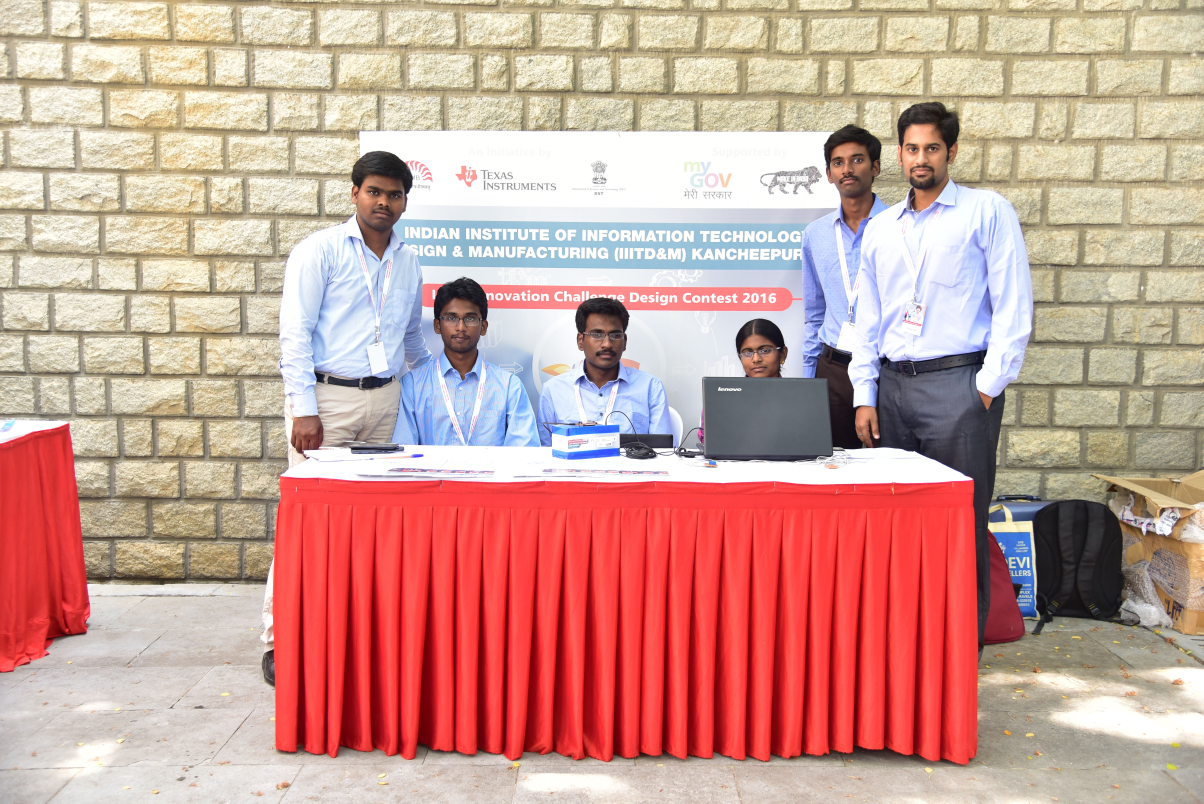
#> input picture Python/img.jpg, 6016 x 4016 px (shown at 1/5 size)
$ python test_for_publishing.py
#> lines starting #> are read from the running program, lines starting #| are printed output that depends on the picture
import cv2
import numpy as np
import copy
img=cv2.imread('img.jpg',1)
#> img is the input picture: shape (4016, 6016, 3); mean B, G, R 150.5, 159.5, 202.9
res = cv2.resize(img,None,fx=0.2, fy=0.2, interpolation = cv2.INTER_CUBIC)
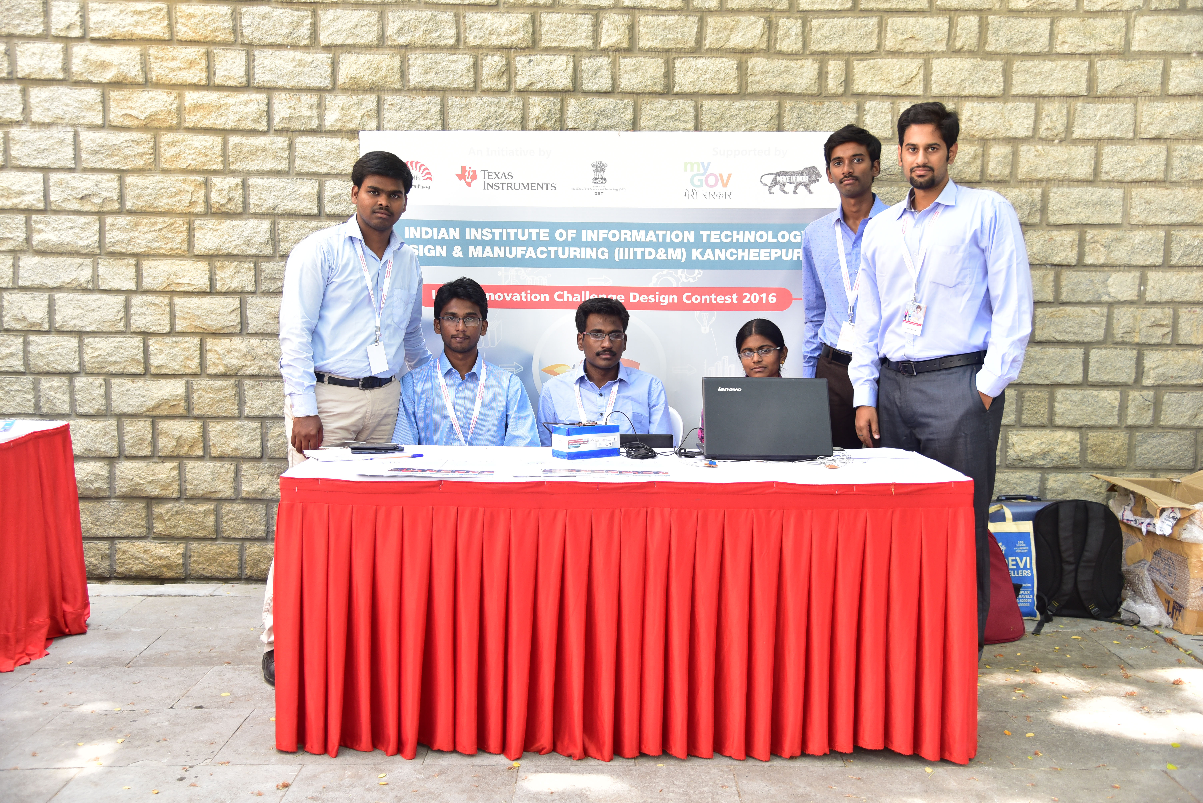
#> res: shape (803, 1203, 3); mean B, G, R 150.5, 159.5, 202.9
##print (img)
res2=np.zeros(res.shape)
res = cv2.normalize(res.astype('float'), None, 0.0, 1.0, cv2.NORM_MINMAX)
fblur=copy.deepcopy(res)
cv2.GaussianBlur(res, (5,5), 0.8, res2, 0.8,cv2.BORDER_CONSTANT)

fblur=cv2.GaussianBlur(fblur,(5,5),0)
print(fblur-res2)
#> (printed output is left out)


cv2.imshow('',res2)
cv2.waitKey(0)
cv2.destroyAllWindows()
